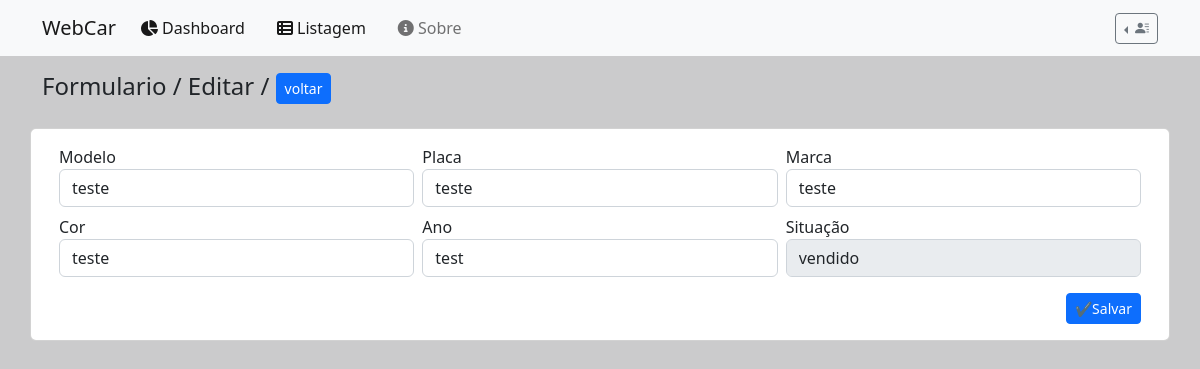
Screenshot of /editar.php?id=39 (signed in) with the database file from the repository.
### tables this page shows
CREATE TABLE `carros` (
  `id` int(11) NOT NULL,
  `modelo` varchar(20) DEFAULT NULL,
  `placa` varchar(20) DEFAULT NULL,
  `marca` varchar(15) DEFAULT NULL,
  `cor` varchar(10) DEFAULT NULL,
  `ano` varchar(4) DEFAULT NULL,
  `login` varchar(20) NOT NULL,
  `situacao` varchar(20) NOT NULL
);

### editar.php (the view, shortened to what this page needs)
<!DOCTYPE html>
<html lang="pt-br">
    <head>
        <?php include 'inc/header.php' ?>
    </head>
<body style="background-color: #CBCBCC;">
    <?php include 'inc/nav.php' ?>
    <div class="container mt-3">
        <div class="row my-2 fadeIn">
            <div class="col-md">
                <h4>
                    Formulario / Editar /
                    <a href="listagem.php" class="btn btn-primary btn-sm">
                        voltar
                    </a>
                </h4>
            </div>
                <div class="card animate slideIn">
                    <form class="card-body" method="post" id="CarrosForm" action="controler/salvarEditar.php">
                        <?php
                        include 'controler/conexaoSql.php';
                        $editar = array(
                        'id' => $_GET['id'],
                        );
                        $consulta = $pdo->query("SELECT * FROM carros;");
                            while ($linha = $consulta->fetch(PDO::FETCH_ASSOC)) {
                                if($editar['id'] == $linha['id']) { ?>
                                    <div class="row g-2">
                                        <div class="col-md-4">
                                            <div class="form-group">
                                                <label for="modelo">
                                                Modelo
                                                </label>
                                                <input type="text" class="form-control" id="modelo" name="modelo" value="<?php echo $linha['modelo'] ?>">
                                            </div>
                                        </div>
                                        <div class="col-md-4">
                                            <div class="form-group">
                                                <label for="placa">
                                                Placa
                                                </label>
                                                <input type="text" class="form-control" id="placa" name="placa" value="<?php echo $linha['placa'] ?>">
                                            </div>
                                        </div>
                                        <div class="col-md-4">
                                            <div class="form-group">
                                                <label for="marca">
                                                Marca
                                                </label>
                                                <input type="text" class="form-control" id="marca" name="marca" value="<?php echo $linha['marca'] ?>">
                                            </div>
                                        </div>
                                        <div class="col-md-4">
                                            <div class="form-group">
                                                <label for="cor">
                                                Cor
                                                </label>
                                                <input type="text" class="form-control" id="cor" name="cor" value="<?php echo $linha['cor'] ?>">
                                            </div>
                                        </div>
                                        <div class="col-md-4">
                                            <div class="form-group">
                                                <label for="ano">
                                                Ano
                                                </label>
                                                <input type="text" class="form-control" id="ano" name="ano" value="<?php echo $linha['ano'] ?>">
                                            </div>
                                        </div>
                                        <div class="col-md-4">
                                            <div class="form-group">
                                                <label for="situacao">
                                                Situação
                                                </label>
                                                <?php
                                                    if($linha['situacao'] == 'vendido'){
                                                ?>
                                                    <input type="text" disabled class="form-control" id="ano" name="situacao" value="<?php echo $linha['situacao'] ?>">
                                                <?php
                                                    }
                                                ?>
                                            </div>
                                        </div>
                                    </div>
                                <?php } ?>
                            <?php } ?>
                        <div class="modal-footer">
                            <button type="submit" class="btn btn-primary btn-sm mt-3">
                                ✔️Salvar
                            </button>
                        </div>
                    </form>
                </div>
    </div>
</body>

### css/main.css (style rules this page uses)
body { background-color: #f1f1f1; }
@media (min-width: 992px) { .animate { animation-duration: 0.3s; -webkit-animation-duration: 0.3s; animation-fill-mode: both; -webkit-animation-fill-mode: both; } }
.slideIn { -webkit-animation-name: slideIn; animation-name: slideIn; }
.fadeIn { animation: fadeInAnimation ease 1s; animation-iteration-count: 1; animation-fill-mode: forwards; }

### rows the page displays
carros: modelo "teste", placa "teste", marca "teste", cor "teste", ano "test", situacao "vendido"
